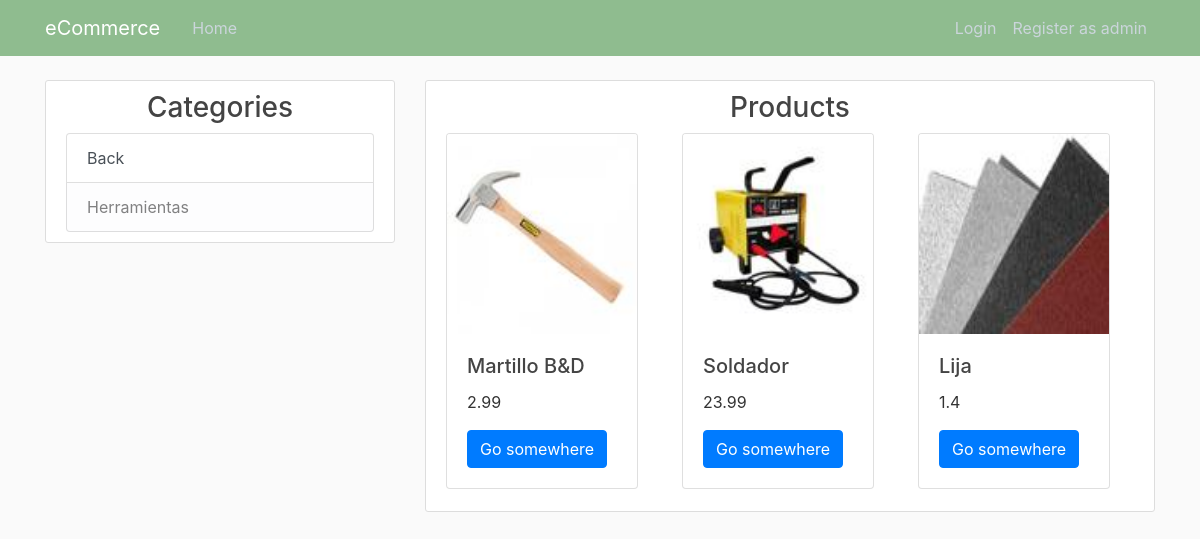
The page /category/7/products on the database its author committed.
### app_ecommerce/models.py (models this page shows, shortened)
class Category(db.Model):
    id = db.Column(db.Integer, primary_key=True)
    name = db.Column(db.String(20),unique=True,nullable=False)
    image_file = db.Column(db.String(20),nullable=False,default='defaultCategory.jpg')
    parent_category = db.Column(db.Integer, db.ForeignKey('category.id'),nullable=False,default='root')
    products = db.relationship('Product', backref='cate', lazy=True)
    subCategories = db.relationship('Category',backref=db.backref('parent_cat',remote_side='Category.id'),lazy=True)

class Product(db.Model):
    id = db.Column(db.Integer, primary_key=True)
    name = db.Column(db.String(20),unique=True, nullable=False)
    description = db.Column(db.String(120),nullable=False)
    weight = db.Column(db.String(10), nullable=False,default='1Kg')
    price = db.Column(db.Float(10), nullable=False,default=3.1)
    image_file1 = db.Column(db.String(20),nullable=False,default='defaultProduct.jpg')
    image_file2 = db.Column(db.String(20), nullable=False, default='defaultProduct.jpg')
    image_file3 = db.Column(db.String(20), nullable=False, default='defaultProduct.jpg')
    category = db.Column(db.Integer, db.ForeignKey('category.id'),nullable=False)

### app_ecommerce/categories/routes.py (the view)
@categories.route('/category/<int:category_id>/products')
def products_for_category(category_id):
    c = Category.query.get(category_id)
    products = c.products
    categories = [c]
    return render_template('home.html',categories=categories, products=products)

### app_ecommerce/Templates/home.html
{% extends 'layout.html' %}
{% block content %}
    <div class="col-md-4">
      <div class="content-section">
        <h3 class="text-center">Categories</h3>
        <div class="list-group">
            <a class="list-group-item list-group-item-action list-group-item-link" href="javascript:history.back()"> Back</a>
            {% for cat in categories %}
                {% if cat.subCategories|length > 0 %}
                    <a href="{{url_for('categories.subcategories_for_category',category_id=cat.id)}}" class="list-group-item list-group-item-action list-group-item-light">{{cat.name}}</a>
                {% else %}
                    <a href="{{url_for('categories.products_for_category',category_id=cat.id)}}"
                   class="list-group-item list-group-item-action list-group-item-light">{{cat.name}}</a>
                {% endif %}
            {% endfor %}
          </div>
      </div>
    </div>
    {% if products %}
        <div class="col-md-8">
          <div class="content-section">
            <h3 class="text-center">Products</h3>
              <div class="card-columns">
                  {% for p in products %}
                    <div class="card" style="width: 12rem;" >
                      <img class="card-img-top" src="{{url_for('static',filename='product_pics/'+p.image_file1)}}" height="200rem" alt="Card image cap">
                      <div class="card-body">
                        <h5 class="card-title">{{p.name}}</h5>
                        <p class="card-text">{{p.price}}</p>
                        <a href="#" class="btn btn-primary">Go somewhere</a>
                      </div>
                    </div>
                {% endfor %}
              </div>
          </div>
        </div>
    {% endif %}
{% endblock %}

### app_ecommerce/static/main.css (style rules this page uses)
body { background: #fafafa; color: #333333; margin-top: 5rem; }
h1, h2, h3, h4, h5, h6 { color: #444444; }
.content-section { background: #ffffff; padding: 10px 20px; border: 1px solid #dddddd; border-radius: 3px; margin-bottom: 20px; }

### rows shown on the page
Category: name "Herramientas"
Product: image_file1 (picture), name "Martillo B&D", price "2.99"
Product: image_file1 (picture), name "Soldador", price "23.99"
Product: image_file1 (picture), name "Lija", price "1.4"
